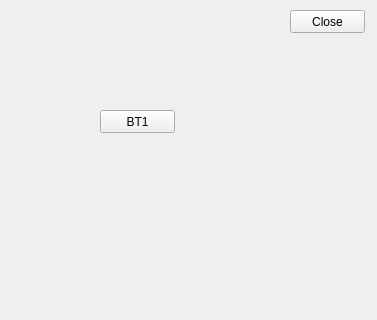
<?xml version="1.0" encoding="UTF-8"?>
<ui version="4.0">
 <class>Form</class>
 <widget class="QWidget" name="Form">
  <property name="geometry">
   <rect>
    <x>0</x>
    <y>0</y>
    <width>377</width>
    <height>320</height>
   </rect>
  </property>
  <property name="windowTitle">
   <string>Form</string>
  </property>
  <widget class="QPushButton" name="pushButton">
   <property name="geometry">
    <rect>
     <x>290</x>
     <y>10</y>
     <width>75</width>
     <height>23</height>
    </rect>
   </property>
   <property name="text">
    <string>Close</string>
   </property>
  </widget>
  <widget class="QPushButton" name="pushButton_2">
   <property name="geometry">
    <rect>
     <x>100</x>
     <y>110</y>
     <width>75</width>
     <height>23</height>
    </rect>
   </property>
   <property name="text">
    <string>BT1</string>
   </property>
  </widget>
 </widget>
 <resources/>
 <connections>
  <connection>
   <sender>pushButton</sender>
   <signal>clicked()</signal>
   <receiver>Form</receiver>
   <slot>close()</slot>
   <hints>
    <hint type="sourcelabel">
     <x>97</x>
     <y>71</y>
    </hint>
    <hint type="destinationlabel">
     <x>96</x>
     <y>76</y>
    </hint>
   </hints>
  </connection>
  <connection>
   <sender>pushButton_2</sender>
   <signal>clicked()</signal>
   <receiver>Form</receiver>
   <slot>show()</slot>
   <hints>
    <hint type="sourcelabel">
     <x>137</x>
     <y>121</y>
    </hint>
    <hint type="destinationlabel">
     <x>188</x>
     <y>159</y>
    </hint>
   </hints>
  </connection>
 </connections>
</ui>
